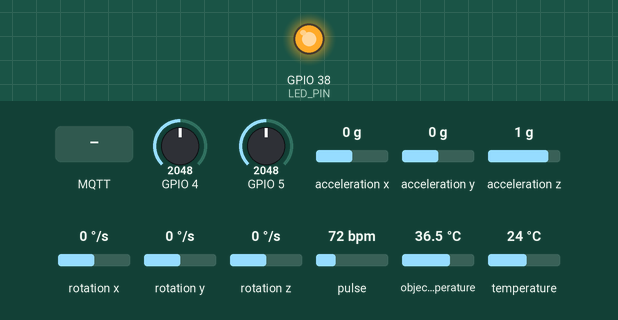
Simulated run of this program. Board: ESP32-S3. Shown: output pins drawn as LEDs (lit = HIGH). Wiring (inferred from the names in the program): MLX90614 thermometer at I2C address 0x5A. The test bench sets the inputs (shaded band); at power-on: GPIO 4 = 2048, GPIO 5 = 2048, acceleration x 0 g, acceleration y 0 g, acceleration z 1 g, rotation x 0 °/s, rotation y 0 °/s, rotation z 0 °/s, pulse 72 bpm, object temperature 36.5 °C, temperature 24 °C (analog values on the 0–4095 scale). WiFi joins after 1.5 s; servers stay silent unless stated; no MQTT or app messages arrive unless stated; pins used as bus, display or sensor lines are not drawn; what the program prints to the serial monitor is not drawn.

Above: at 7.7 s.
7.8 s: MQTT message "1" arrives on the first subscribed topic
At 12.1 s:
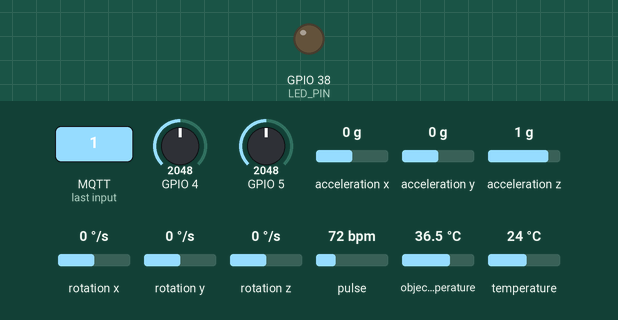
13.0 s: MQTT message "on" arrives on the first subscribed topic
18.0 s: MQTT message "off" arrives on the first subscribed topic
Timing chart, 0 to 28.1 s (numbered marks = the images above; inputs shaded):
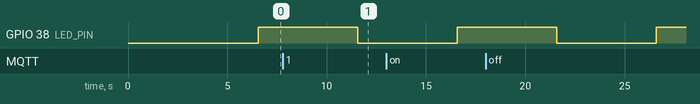

The program:

main.cpp
```cpp
/**
 * 智能护理病床 - ESP32 传感器节点主程序
 *
 * 功能:
 *   1. 初始化所有传感器 (MAX30102/MLX90614/MPU6050/Velostat/HK-2000B+)
 *   2. 连接WiFi → 连接树莓派Mosquitto MQTT Broker
 *   3. 定时采集 → MQTT发布到对应Topic
 *   4. 订阅控制命令Topic
 *
 * 硬件: ESP32-S3-N16R8 (USB-C, 16MB Flash, 8MB PSRAM)
 * 框架: Arduino (PlatformIO)
 */

#include "config.h"
#include <Arduino.h>
#include <ArduinoJson.h>
#include <Wire.h>

// ─── 外部函数声明 ───

// mqtt_client.cpp
extern void mqtt_init();
extern void mqtt_loop();
extern bool mqtt_publish(const char *topic, const char *payload);
extern bool mqtt_publish_quiet(const char *topic, const char *payload);
extern void mqtt_set_cmd_callback(void (*cb)(const char *, const char *));
extern bool mqtt_is_connected();
extern bool wifi_is_connected();

// sensor_max30102.cpp
extern bool max30102_init();
extern bool max30102_update();
extern bool max30102_measure_spo2();
extern int max30102_get_heart_rate();
extern int max30102_get_spo2();
extern bool max30102_has_finger();
extern bool max30102_is_ok();

// sensor_mlx90614.cpp
extern bool mlx90614_init();
extern float mlx90614_get_object_temp();
extern float mlx90614_get_ambient_temp();
extern bool mlx90614_is_ok();

// sensor_mpu6050.cpp
extern bool mpu6050_init();
extern void mpu6050_update();
extern const char *mpu6050_get_posture();
extern int mpu6050_get_movement();
extern bool mpu6050_is_ok();

// sensor_pressure_mat.cpp
extern bool pressure_mat_init();
extern void pressure_mat_scan();
extern uint32_t pressure_mat_get_total();
extern bool pressure_mat_is_occupied();
extern void pressure_mat_to_json(char *buf, size_t bufSize);
extern bool pressure_mat_is_ok();

// sensor_pulse.cpp
extern bool pulse_sensor_init();
extern void pulse_sensor_sample();
extern void pulse_estimate_bp();
extern float pulse_get_bpm();
extern int pulse_get_sys();
extern int pulse_get_dia();
extern bool pulse_has_signal();
extern bool pulse_is_formal_bp();

// ─── 定时器 ───
static unsigned long lastVitalsTime = 0;
static unsigned long lastPressureTime = 0;
static unsigned long lastPulseEstTime = 0;
static unsigned long lastBatteryTime = 0;
static unsigned long lastSpo2Time = 0;

// ─── LED指示 (LED_PIN from config.h) ───

// ─── 命令回调 ───
void onCommand(const char *topic, const char *payload) {
  Serial.printf("📩 CMD [%s]: %s\n", topic, payload);

  // 可扩展: 解析命令执行对应操作
  // 比如远程切换采集间隔、触发校准等
}

// ─── 发布体征数据 ───
void publishVitals() {
  JsonDocument doc;
  doc["patient_id"] = PATIENT_ID;

  // 心率
  int hr = max30102_get_heart_rate();
  if (hr > 0)
    doc["heart_rate"] = hr;

  // 血氧
  int spo2 = max30102_get_spo2();
  if (spo2 > 0)
    doc["blood_oxygen"] = spo2;

  // 体温
  float temp = mlx90614_get_object_temp();
  if (temp > 0)
    doc["temperature"] = serialized(String(temp, 1));

  // 睡姿
  mpu6050_update();
  const char *posture = mpu6050_get_posture();
  doc["sleep_posture"] = posture;

  // 体动强度
  doc["movement"] = mpu6050_get_movement();

  // 血压 (估算或正式传感器)
  if (pulse_has_signal()) {
    pulse_estimate_bp();
    int sys = pulse_get_sys();
    int dia = pulse_get_dia();
    if (sys > 0 && dia > 0) {
      doc["blood_pressure_sys"] = sys;
      doc["blood_pressure_dia"] = dia;
      doc["bp_source"] = pulse_is_formal_bp() ? "formal" : "estimated";
    }
  }

  // 序列化并发布
  char payload[512];
  serializeJson(doc, payload, sizeof(payload));
  mqtt_publish(TOPIC_VITALS, payload);
}

// ─── 发布压力矩阵 ───
void publishPressureMat() {
  pressure_mat_scan();

  // 构建JSON: {"patient_id":1, "grid":[[...],[...],...], "occupied":true,
  // "total":12345}
  char gridJson[1500];
  pressure_mat_to_json(gridJson, sizeof(gridJson));

  char payload[1800];
  snprintf(payload, sizeof(payload),
           "{\"patient_id\":%d,\"grid\":%s,\"occupied\":%s,\"total\":%lu}",
           PATIENT_ID, gridJson, pressure_mat_is_occupied() ? "true" : "false",
           pressure_mat_get_total());

  mqtt_publish(TOPIC_PRESSURE_MAT, payload);
}

// ─── 发布电池电压 ───
void publishBattery() {
  uint16_t raw = analogRead(BATTERY_ADC_PIN);
  float voltage = raw * 3.3 / 4095.0 * (BATTERY_R1 + BATTERY_R2) / BATTERY_R2;
  int percent = (int)((voltage - BATTERY_EMPTY_V) /
                      (BATTERY_FULL_V - BATTERY_EMPTY_V) * 100);
  if (percent < 0)
    percent = 0;
  if (percent > 100)
    percent = 100;

  char payload[64];
  snprintf(payload, sizeof(payload), "{\"voltage\":%.1f,\"percent\":%d}",
           voltage, percent);
  mqtt_publish(TOPIC_BATTERY, payload);
}

// ═══════════════════════════════════════════
//  Arduino Setup
// ═══════════════════════════════════════════
void setup() {
  Serial.begin(SERIAL_BAUD);
  delay(1000);

  Serial.println();
  Serial.println("╔══════════════════════════════════════════╗");
  Serial.println("║  🛏️ 智能护理病床 - ESP32传感器节点        ║");
  Serial.println("╚══════════════════════════════════════════╝");

  // LED
  pinMode(LED_PIN, OUTPUT);
  digitalWrite(LED_PIN, LOW);

  // I2C 初始化 (降到 100kHz 标准模式,更稳定)
  Wire.begin(I2C_SDA, I2C_SCL);
  Wire.setClock(100000); // 100kHz Standard Mode
  Serial.println("[I2C] Bus initialized at 100kHz");
  delay(100); // 让总线稳定

  // 初始化各传感器 (MLX90614 最先初始化,避免其他库干扰 I2C)
  Serial.println("─── Initializing sensors ───");
  mlx90614_init();
  delay(50);
  max30102_init();
  delay(50);
  mpu6050_init();
  delay(50);
  pressure_mat_init();
  pulse_sensor_init();

  // 打印传感器状态
  Serial.println("─── Sensor Status ───");
  Serial.printf("  MAX30102 (HR/SpO2): %s\n", max30102_is_ok() ? "✅" : "❌");
  Serial.printf("  MLX90614 (Temp):    %s\n", mlx90614_is_ok() ? "✅" : "❌");
  Serial.printf("  MPU6050 (Posture):  %s\n", mpu6050_is_ok() ? "✅" : "❌");
  Serial.printf("  Pressure Mat:       %s\n",
                pressure_mat_is_ok() ? "✅" : "❌");
  Serial.printf("  Pulse (BP):         %s (%s)\n", "✅",
                pulse_is_formal_bp() ? "Formal BP Sensor"
                                     : "HK-2000B+ Estimated");

  // 初始化MQTT
  Serial.println("─── Connecting MQTT ───");
  mqtt_init();
  mqtt_set_cmd_callback(onCommand);

  // 初始化定时器
  lastVitalsTime = millis();
  lastPressureTime = millis();
  lastBatteryTime = millis();
  lastSpo2Time = millis();
  lastPulseEstTime = millis();

  Serial.println("═══ System Ready ═══\n");
  digitalWrite(LED_PIN, HIGH);
}

// ═══════════════════════════════════════════
//  Arduino Loop
// ═══════════════════════════════════════════
void loop() {
  unsigned long now = millis();

  // MQTT维护 (WiFi重连+MQTT重连+消息处理)
  mqtt_loop();

  // 高频: MAX30102心率检测 (需要持续调用以积累心跳数据)
  max30102_update();

  // 高频: 脉搏波采样 (每2ms一次)
  static unsigned long lastPulseSample = 0;
  if (now - lastPulseSample >= 2) {
    pulse_sensor_sample();
    lastPulseSample = now;
  }

  // 高频: 呼吸微动采样 (4Hz发布压力总和, 树莓派FFT提取呼吸率)
  static unsigned long lastBreathTime = 0;
  if (now - lastBreathTime >= BREATH_INTERVAL) {
    pressure_mat_scan();
    char breathPayload[48];
    snprintf(breathPayload, sizeof(breathPayload), "{\"t\":%lu,\"v\":%lu}",
             now, (unsigned long)pressure_mat_get_total());
    mqtt_publish_quiet(TOPIC_BREATH, breathPayload);
    lastBreathTime = now;
  }

  // 定时: 发布体征数据
  if (now - lastVitalsTime >= VITALS_INTERVAL) {
    publishVitals();
    lastVitalsTime = now;
    // LED闪烁表示活动
    digitalWrite(LED_PIN, !digitalRead(LED_PIN));
  }

  // 定时: 发布压力矩阵
  if (now - lastPressureTime >= PRESSURE_INTERVAL) {
    publishPressureMat();
    lastPressureTime = now;
  }

  // 定时: SpO2完整测量 (每60秒, 因为需要阻塞4秒)
  if (now - lastSpo2Time >= 60000) {
    max30102_measure_spo2();
    lastSpo2Time = now;
  }

  // 定时: 电池电压
  if (now - lastBatteryTime >= BATTERY_INTERVAL) {
    publishBattery();
    lastBatteryTime = now;
  }

  // 极小延时, 让出CPU给WiFi/MQTT任务
  delay(1);
}
```

mqtt_client.cpp
```cpp
/**
 * 智能护理病床 - ESP32 MQTT客户端
 *
 * 连接树莓派Mosquitto Broker，发布传感器数据，订阅控制命令
 */

#include "config.h"
#include <PubSubClient.h>
#include <WiFi.h>


WiFiClient wifiClient;
PubSubClient mqttClient(wifiClient);

// ─── 回调声明 ───
typedef void (*MqttCallback)(const char *topic, const char *payload);
static MqttCallback _cmdCallback = nullptr;

// ─── WiFi 连接 ───
bool wifi_connect() {
  if (WiFi.status() == WL_CONNECTED)
    return true;

  Serial.printf("[WiFi] Connecting to %s", WIFI_SSID);
  WiFi.mode(WIFI_STA);
  WiFi.begin(WIFI_SSID, WIFI_PASSWORD);

  int retries = 0;
  while (WiFi.status() != WL_CONNECTED && retries < WIFI_MAX_RETRIES) {
    delay(WIFI_RETRY_DELAY);
    Serial.print(".");
    retries++;
  }

  if (WiFi.status() == WL_CONNECTED) {
    Serial.printf("\n[WiFi] Connected! IP: %s\n",
                  WiFi.localIP().toString().c_str());
    return true;
  } else {
    Serial.println("\n[WiFi] Connection FAILED!");
    return false;
  }
}

// ─── MQTT 内部回调 ───
static void mqtt_internal_callback(char *topic, byte *payload,
                                   unsigned int length) {
  char msg[512];
  unsigned int len = (length < sizeof(msg) - 1) ? length : sizeof(msg) - 1;
  memcpy(msg, payload, len);
  msg[len] = '\0';

#if DEBUG_PRINT
  Serial.printf("[MQTT] Received %s: %s\n", topic, msg);
#endif

  if (_cmdCallback) {
    _cmdCallback(topic, msg);
  }
}

// ─── MQTT 连接 ───
bool mqtt_connect() {
  if (mqttClient.connected())
    return true;

  mqttClient.setServer(MQTT_BROKER, MQTT_PORT);
  mqttClient.setCallback(mqtt_internal_callback);
  mqttClient.setBufferSize(2048); // 压力矩阵数据较大

  Serial.printf("[MQTT] Connecting to %s:%d...\n", MQTT_BROKER, MQTT_PORT);

  bool connected;
  if (strlen(MQTT_USER) > 0) {
    connected = mqttClient.connect(MQTT_CLIENT_ID, MQTT_USER, MQTT_PASS);
  } else {
    connected = mqttClient.connect(MQTT_CLIENT_ID);
  }

  if (connected) {
    Serial.println("[MQTT] Connected!");
    // 订阅命令Topic
    mqttClient.subscribe(TOPIC_CMD);
    Serial.printf("[MQTT] Subscribed to %s\n", TOPIC_CMD);
    return true;
  } else {
    Serial.printf("[MQTT] Failed, rc=%d. Retry in %dms\n", mqttClient.state(),
                  MQTT_RETRY_DELAY);
    return false;
  }
}

// ─── 初始化 ───
void mqtt_init() {
  wifi_connect();
  mqtt_connect();
}

// ─── 循环维护 (在loop中调用) ───
void mqtt_loop() {
  // WiFi重连
  if (WiFi.status() != WL_CONNECTED) {
    wifi_connect();
  }

  // MQTT重连
  if (!mqttClient.connected()) {
    mqtt_connect();
  }

  mqttClient.loop();
}

// ─── 发布消息 ───
bool mqtt_publish(const char *topic, const char *payload) {
  if (!mqttClient.connected()) {
    if (!mqtt_connect())
      return false;
  }

  bool ok = mqttClient.publish(topic, payload);
#if DEBUG_PRINT
  if (ok) {
    Serial.printf("[MQTT] Published to %s (%d bytes)\n", topic,
                  strlen(payload));
  } else {
    Serial.printf("[MQTT] Publish FAILED to %s\n", topic);
  }
#endif
  return ok;
}

// ─── 发布消息 (静默版: 高频话题用, 不刷串口/不阻塞重连) ───
bool mqtt_publish_quiet(const char *topic, const char *payload) {
  if (!mqttClient.connected())
    return false;
  return mqttClient.publish(topic, payload);
}

// ─── 设置命令回调 ───
void mqtt_set_cmd_callback(MqttCallback cb) { _cmdCallback = cb; }

// ─── 状态查询 ───
bool mqtt_is_connected() { return mqttClient.connected(); }

bool wifi_is_connected() { return WiFi.status() == WL_CONNECTED; }
```

sensor_max30102.cpp
```cpp
/**
 * 智能护理病床 - MAX30102 心率血氧传感器
 */

#include "MAX30105.h" // SparkFun库
#include "config.h"
#include "heartRate.h"      // 峰值检测算法
#include "spo2_algorithm.h" // SpO2算法
#include <Wire.h>


static MAX30105 max30102;
static bool max30102_ok = false;

// 心率计算相关
static const byte RATE_SIZE = 4;
static byte rates[RATE_SIZE];
static byte rateSpot = 0;
static long lastBeat = 0;
static float beatsPerMinute = 0;
static int beatAvg = 0;

// SpO2相关
static uint32_t irBuffer[100];
static uint32_t redBuffer[100];
static int32_t spo2Value = 0;
static int8_t spo2Valid = 0;
static int32_t heartRateValue = 0;
static int8_t heartRateValid = 0;

bool max30102_init() {
  if (!max30102.begin(Wire, I2C_SPEED_FAST, MAX30102_ADDR)) {
    Serial.println("[MAX30102] NOT FOUND! Check wiring.");
    max30102_ok = false;
    return false;
  }

  // 配置传感器
  max30102.setup(60, // LED亮度 (0-255)
                 4,  // 采样平均 (1,2,4,8,16,32)
                 2, // LED模式 (1=仅红光, 2=红光+红外, 3=红光+红外+绿光)
                 100, // 采样率 (50,100,200,400,800,1000,1600,3200)
                 411, // 脉宽 (69,118,215,411)
                 4096 // ADC范围 (2048,4096,8192,16384)
  );

  max30102.setPulseAmplitudeRed(0x0A); // 指示灯微亮
  max30102.setPulseAmplitudeGreen(0);  // 关闭绿灯

  max30102_ok = true;
  Serial.println("[MAX30102] Initialized OK");
  return true;
}

/**
 * 快速读取心率 (在loop中频繁调用以积累数据)
 * 返回true表示有新的有效心跳
 */
bool max30102_update() {
  if (!max30102_ok)
    return false;

  long irValue = max30102.getIR();

  // 检测是否有手指放上
  if (irValue < 50000) {
    // 没有检测到手指
    beatAvg = 0;
    return false;
  }

  if (checkForBeat(irValue)) {
    long delta = millis() - lastBeat;
    lastBeat = millis();
    beatsPerMinute = 60.0 / (delta / 1000.0);

    if (beatsPerMinute > 20 && beatsPerMinute < 255) {
      rates[rateSpot++ % RATE_SIZE] = (byte)beatsPerMinute;

      // 计算平均心率
      beatAvg = 0;
      for (byte x = 0; x < RATE_SIZE; x++) {
        beatAvg += rates[x];
      }
      beatAvg /= RATE_SIZE;
      return true;
    }
  }
  return false;
}

/**
 * 完整SpO2测量 (阻塞约4秒，不要频繁调用)
 * 返回true表示测量成功
 */
bool max30102_measure_spo2() {
  if (!max30102_ok)
    return false;

  Serial.println("[MAX30102] Measuring SpO2 (takes ~4s)...");

  // 采集100个样本
  for (int i = 0; i < 100; i++) {
    while (!max30102.available())
      max30102.check();

    redBuffer[i] = max30102.getRed();
    irBuffer[i] = max30102.getIR();
    max30102.nextSample();

    // 检测是否有手指
    if (irBuffer[i] < 50000) {
      Serial.println("[MAX30102] No finger detected during SpO2");
      return false;
    }
  }

  // 计算SpO2和心率
  maxim_heart_rate_and_oxygen_saturation(irBuffer, 100, redBuffer, &spo2Value,
                                         &spo2Valid, &heartRateValue,
                                         &heartRateValid);

  if (spo2Valid && heartRateValid) {
    Serial.printf("[MAX30102] SpO2=%d%%, HR=%d bpm\n", spo2Value,
                  heartRateValue);
    return true;
  } else {
    Serial.println("[MAX30102] SpO2 measurement invalid");
    return false;
  }
}

// ─── 取值接口 ───
int max30102_get_heart_rate() {
  return beatAvg > 0 ? beatAvg : (heartRateValid ? heartRateValue : 0);
}

int max30102_get_spo2() { return spo2Valid ? spo2Value : 0; }

bool max30102_has_finger() {
  if (!max30102_ok)
    return false;
  return max30102.getIR() > 50000;
}

bool max30102_is_ok() { return max30102_ok; }
```

sensor_mlx90614.cpp
```cpp
/**
 * 智能护理病床 - MLX90614 非接触式红外测温
 * 使用原始 I2C 读取,绕过 Adafruit 库的兼容性问题
 */

#include <Arduino.h>
#include "config.h"
#include <Wire.h>

static bool mlx_ok = false;

// 直接读取 MLX90614 寄存器 (SMBus 协议)
static float mlx90614_read_temp(uint8_t reg) {
  Wire.beginTransmission(MLX90614_ADDR);
  Wire.write(reg);
  if (Wire.endTransmission(false) != 0) {
    return -999.0;  // 通信失败
  }

  Wire.requestFrom(MLX90614_ADDR, 3);
  if (Wire.available() < 3) {
    return -999.0;
  }

  uint8_t temp_low = Wire.read();
  uint8_t temp_high = Wire.read();
  Wire.read();  // PEC 校验字节 (暂时忽略)

  uint16_t raw_temp = (temp_high << 8) | temp_low;
  return raw_temp * 0.02 - 273.15;  // 转换为摄氏度
}

bool mlx90614_init() {
  delay(100);

  // 测试读取环境温度 (寄存器 0x06)
  float ambient = mlx90614_read_temp(0x06);

  if (ambient < -40.0 || ambient > 85.0) {
    Serial.println("[MLX90614] NOT FOUND! Check wiring.");
    mlx_ok = false;
    return false;
  }

  mlx_ok = true;
  Serial.printf("[MLX90614] Initialized OK, Ambient=%.2f°C\n", ambient);
  return true;
}

/**
 * 读取目标物体温度 (人体温度)
 * 寄存器 0x07
 */
float mlx90614_get_object_temp() {
  if (!mlx_ok)
    return -1.0;

  float temp = mlx90614_read_temp(0x07);

  // 合理性校验: 人体温度范围 20-50°C
  if (temp < 20.0 || temp > 50.0) {
    return -1.0;
  }

  return temp;
}

/**
 * 读取环境温度
 * 寄存器 0x06
 */
float mlx90614_get_ambient_temp() {
  if (!mlx_ok)
    return -1.0;
  return mlx90614_read_temp(0x06);
}

bool mlx90614_is_ok() { return mlx_ok; }
```

Source omitted: sensor_mpu6050.cpp (2912 bytes), sensor_pressure_mat.cpp (3353 bytes), sensor_pulse.cpp (4124 bytes), config.h (3603 bytes)
